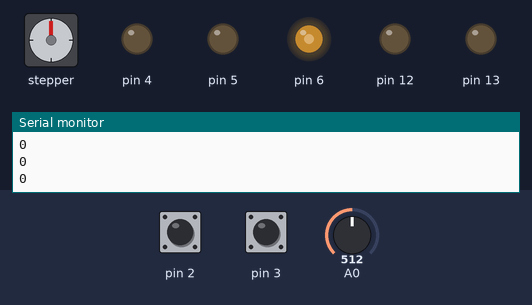
A sketch run on a simulated Arduino Uno, built with avr-gcc and run on an emulated ATmega328P. Shown: stepper motor, output pins drawn as LEDs (lit = HIGH), the last lines printed to the serial monitor. The inputs (shaded band) are chosen by the test bench; at power-on: pin 2 HIGH, pin 3 HIGH, A0 = 512. Stepper angles assume 2048 steps per turn; pins used as bus, display or sensor lines are not drawn.

Above: at 1.2 s.
1.3 s: pin 2 pulled LOW for 0.15 s
At 4.1 s:
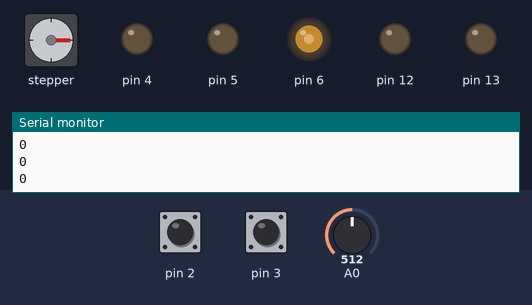
4.3 s: pin 3 pulled LOW for 3.2 s
At 8.6 s:
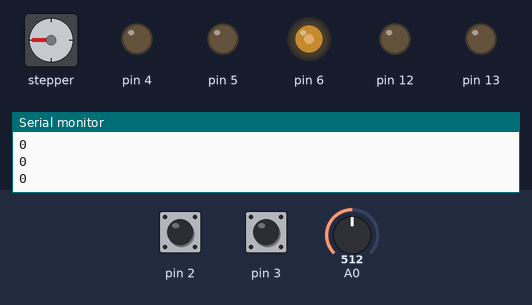
9.0 s: A0 set to 716
At 9.8 s:
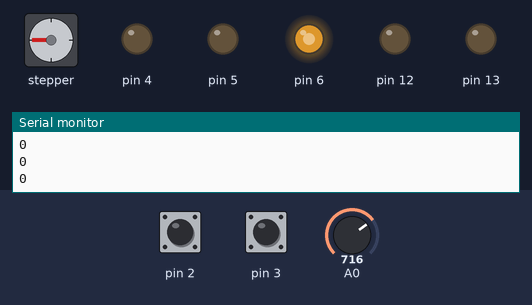
10.5 s: pin 3 pulled LOW for 0.15 s
At 13.3 s:
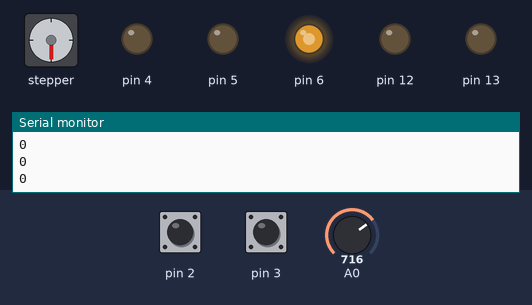
13.5 s: A0 set to 900
At 14.4 s:
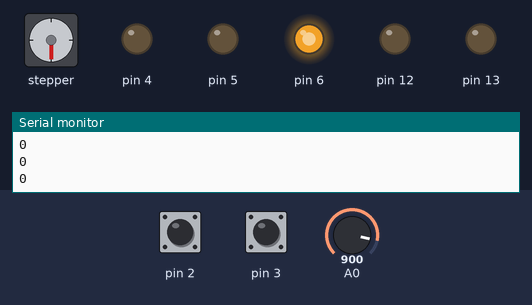
15.0 s: pin 2 pulled LOW for 1 s
At 16.9 s:
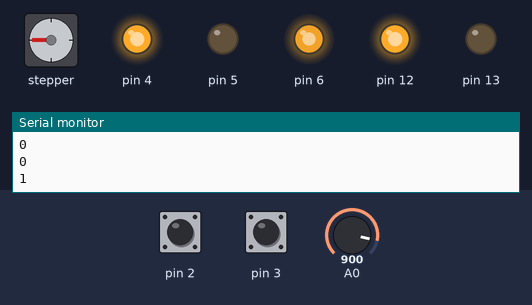
Timing chart, 0 to 18.5 s (numbered marks = the images above; inputs shaded):
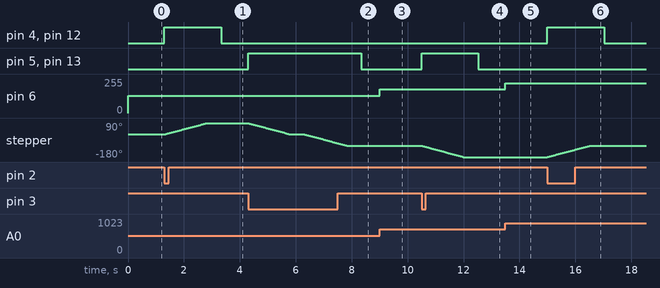

The sketch:

Lab1PartJ.ino
```cpp
#include <Stepper.h>

const int stepsPerRevolution = 2048;  // 32 steps * 64:1 gearhead
//const int stepsPerRevolution = 120;  // Tell a lie for now!
Stepper myStepper(stepsPerRevolution, 8, 10, 9, 11);  // Order is important!

void setup() {
  pinMode(2,INPUT_PULLUP);
  pinMode(3,INPUT_PULLUP);
  pinMode(4,OUTPUT);
  pinMode(5,OUTPUT);
  pinMode(6,OUTPUT);
  pinMode(11, OUTPUT);
  pinMode(12, OUTPUT);
  pinMode(13, OUTPUT);
  // myStepper.setSpeed(5); // For later
  // set the speed at 1 rpm:
  myStepper.setSpeed(10);
  Serial.begin(9600);
}

void loop() {
  digitalWrite(4, !digitalRead(2));
  digitalWrite(5, !digitalRead(3));
  analogWrite(6, analogRead(0)/4);

  digitalWrite(12, !digitalRead(2));
  digitalWrite(13, !digitalRead(3));
  analogWrite(11, analogRead(0)/4);

  if(!digitalRead(2)){
    // step one revolution  in one direction:
    myStepper.step(stepsPerRevolution/4);
    delay(500);
  }

  if(!digitalRead(3)){
    // step one revolution in the other direction:
    myStepper.step(-stepsPerRevolution/4);
    delay(500);
  }
  delay(10);
  Serial.println(!digitalRead(2));
}
```

Measured:
- after the input at 1.3 s, pin 4, pin 12: LOW → HIGH at once, → LOW 2.0 s later; stepper: turns 90° clockwise in 1.5 s, starting at once
- after the input at 4.3 s, pin 5, pin 13: LOW → HIGH at once, → LOW 4.0 s later; stepper: turns 90° counter-clockwise in 1.5 s, then 90° counter-clockwise in 1.5 s
- after the input at 9.0 s, pin 6: 128/255 → 179/255 at once
- after the input at 10.5 s, pin 5, pin 13: LOW → HIGH at once, → LOW 2.0 s later; stepper: turns 90° counter-clockwise in 1.5 s, starting at once
- after the input at 13.5 s, pin 6: 179/255 → 225/255 at once
- after the input at 15.0 s, pin 4, pin 12: LOW → HIGH at once, → LOW 2.0 s later; stepper: turns 90° clockwise in 1.5 s, starting at once
